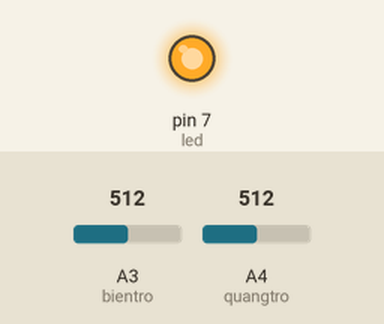
This sketch was run on a simulated Arduino Uno, built with avr-gcc and run on an emulated ATmega328P. On the bench: output pins drawn as LEDs (lit = HIGH). Inputs (shaded band) come from the test bench; at power-on: A4 (quangtro) = 512, A3 (bientro) = 512.

Above: at 1.2 s.
1.3 s: A4 (quangtro) set to 523
At 2.3 s:
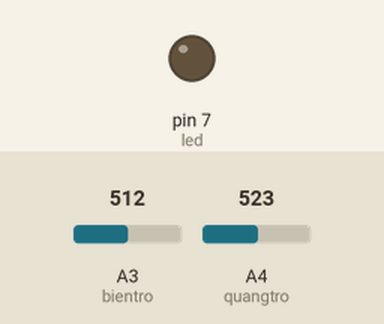
2.8 s: A4 (quangtro) set to 511
At 3.4 s:
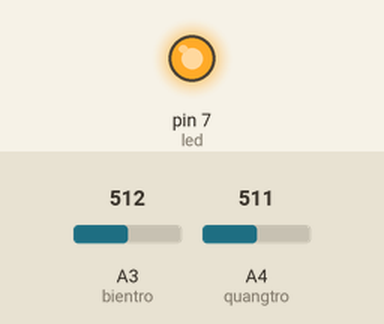
4.3 s: A4 (quangtro) set to 716
At 4.6 s:
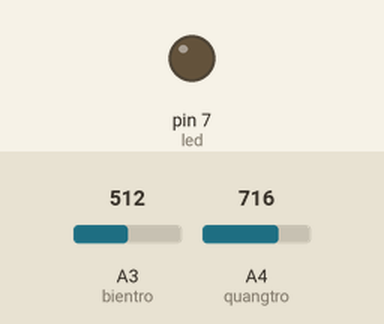
Timing chart, 0 to 7.3 s (numbered marks = the images above; inputs shaded):
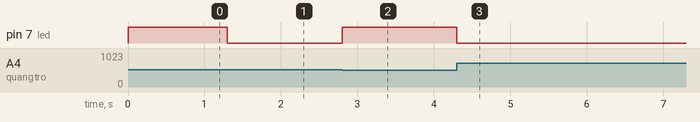

The sketch:

quang_bien.ino
```cpp
int led = 7;
int quangtro =A4;
int bientro =A3;
void setup() {
  // put your setup code here, to run once:
Serial.begin (9600);
pinMode(led,OUTPUT);
}

void loop() {
  // put your main code here, to run repeatedly:
int valuequang = analogRead(quangtro);
int valuebien =analogRead(bientro);
if ( valuequang <= valuebien)
  digitalWrite(led,HIGH);
 else
  digitalWrite(led,LOW);
}
```

Measured:
- the behaviour switches between 512 and 513 on A4 (quangtro) (found by bisection; images 0 and 1)
- after the input at 1.3 s, pin 7 (led): HIGH → LOW at once
- after the input at 2.8 s, pin 7 (led): LOW → HIGH at once
- after the input at 4.3 s, pin 7 (led): HIGH → LOW at once
